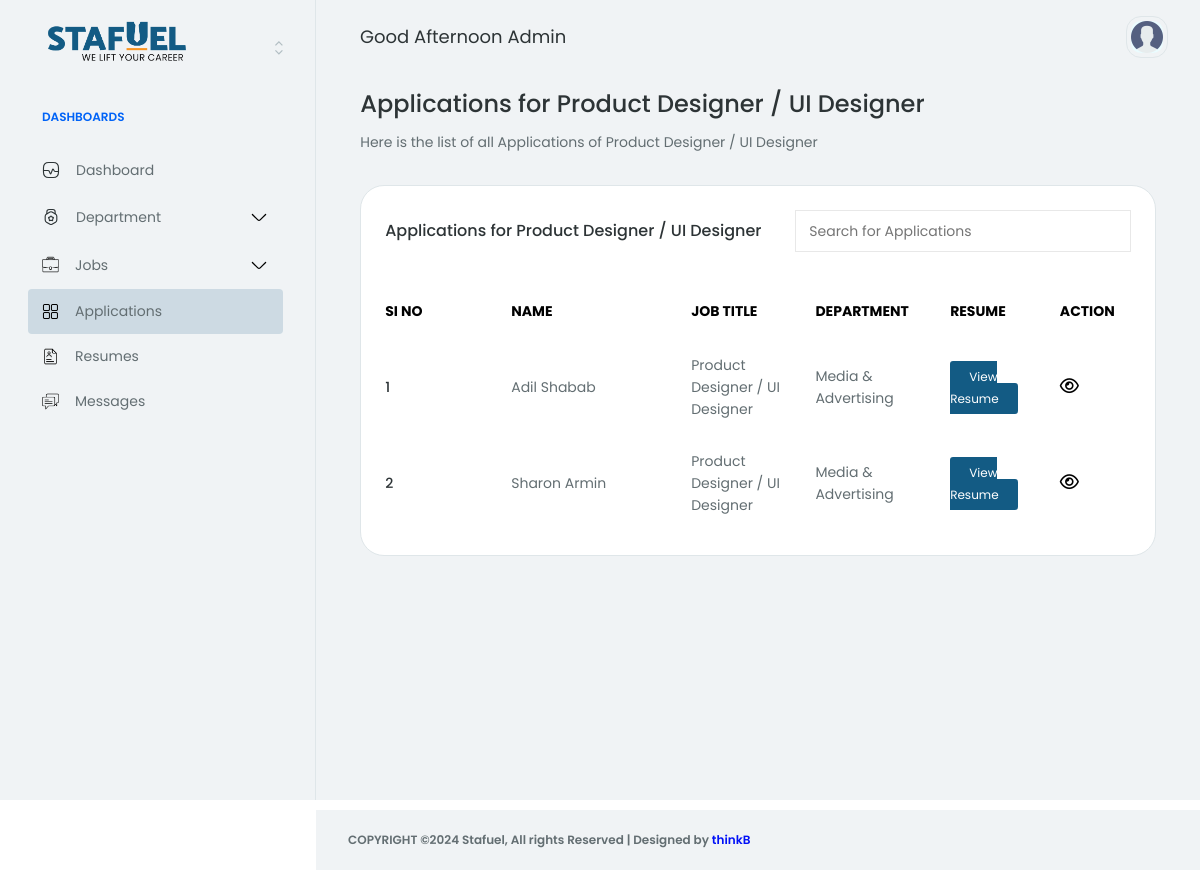
The page /account/acccont/application/department/product-designer-ui-designer (signed in) on the database its author committed.
### core/models.py (models this page shows, shortened)
class Job(models.Model):
    JOB_TYPE_CHOICES = [
        ('Full Time', 'Full Time'),
        ('Part Time', 'Part Time'),
        ('Internship', 'Internship'),
        ('Freelance', 'Freelance'),
    ]
    EXPERIENCE_CHOICES = [
        ('0-1', '0-1 years'),
        ('1-2', '1-2 years'),
        ('2-3', '2-3 years'),
        ('3-4', '3-4 years'),
        ('4-5', '4-5 years'),
        ('5+', '5+ years'),
    ]
    STATUS_CHOICES = [
        ('active', 'Active'),
        ('inactive', 'Inactive'),
    ]
    title = models.CharField(max_length=255)
    department = models.ForeignKey(Department, on_delete=models.CASCADE)
    location = models.CharField(max_length=255)
    created_at = models.DateTimeField(auto_now_add=True)
    updated_at = models.DateTimeField(auto_now=True)
    salary = models.CharField(max_length=255)
    job_type = models.CharField(max_length=15, choices=JOB_TYPE_CHOICES, default='full time')
    experience = models.CharField(max_length=3, choices=EXPERIENCE_CHOICES)
    job_description = models.TextField()
    skills_required = RichTextField()
    slug = models.SlugField(unique=True, blank=True)
    status = models.CharField(max_length=15, choices=STATUS_CHOICES, default='active')

class Application(models.Model):
    EXPERIENCE_CHOICES = [
        ('0-1', '0-1 years'),
        ('1-2', '1-2 years'),
        ('2-3', '2-3 years'),
        ('3-4', '3-4 years'),
        ('4-5', '4-5 years'),
        ('5+', '5+ years'),
    ]
    job = models.ForeignKey(Job, on_delete=models.CASCADE)
    created_at = models.DateTimeField(auto_now_add=True)
    name = models.CharField(max_length=255)
    email = models.EmailField()
    mobile_number = models.CharField(max_length=15)
    experience = models.CharField(max_length=3, choices=EXPERIENCE_CHOICES)
    skills = RichTextField()
    resume = models.FileField(upload_to='resumes/', validators=[validate_pdf])
    slug = models.SlugField(unique=True, blank=True)
    department = models.ForeignKey(Department, on_delete=models.CASCADE)

class Department(models.Model):
    STATUS_CHOICES = [
        ('active', 'Active'),
        ('inactive', 'Inactive'),
    ]
    name = models.CharField(max_length=100)
    icon = models.CharField(max_length=60)
    created_at = models.DateTimeField(auto_now_add=True)
    openings = models.IntegerField()
    slug = models.SlugField(unique=True, blank=True)
    status = models.CharField(max_length=8, choices=STATUS_CHOICES, default='active')

### core/views.py (the view)
# urls.py: path('acccont/application/department/<slug:slug>', view_application_job, name='view_application_job'),
@login_required(login_url='login')
def view_application_job(request, slug):
    job = Job.objects.get(slug=slug)
    applications = Application.objects.filter(job=job)
    return render(request, 'backend/application-job.html', {'applications': applications, 'job': job})

### templates/backend/application-job.html (shortened to what this page needs)
{% extends 'backend/base.html' %}
{% load static %}
{% block content %}
<div class="row mb-32 gy-32">
    <div class="col-12">
        <div class="row align-items-center justify-content-between g-24">
            <div class="col-12 col-md-12">
                <h3>Applications for {{job.title}}</h3>
                <p class="hp-p1-body mb-0">Here is the list of all Applications of {{job.title}}</p>
            </div>
        </div>
    </div>
    <div class="col-12">
        <div class="row g-32">
            <div class="col-12 col-lg-12">
                <div class="row g-32">
                    <div class="col-12">
                        <div class="card hp-project-ecommerce-table-card">
                            <div class="card-body">
                                <div class="row">
                                    <div class="col-12">
                                        <div class="d-flex align-items-center justify-content-between mb-32">
                                            <h5 class="mb-0">Applications for {{job.title}}</h5>
                                            <input class="search__input" type="text" placeholder="Search for Applications">
                                        </div>
                                        <div class="table-responsive">
                                            <table class="table align-middle mb-0">
                                                <thead>
                                                    <tr>
                                                        <th style="min-width: 110px;">
                                                            <span class="hp-badge-size d-block pb-16 fw-normal text-black fw-bold hp-text-color-dark-50 text-uppercase">SI NO</span>
                                                        </th>
                                                        <th style="min-width: 180px;">
                                                            <span class="hp-badge-size d-block pb-16 fw-normal text-black fw-bold hp-text-color-dark-50 text-uppercase">Name</span>
                                                        </th>
                                                        <th>
                                                            <span class="hp-badge-size d-block pb-16 fw-normal text-black fw-bold hp-text-color-dark-50 text-uppercase">Job Title</span>
                                                        </th>
                                                        <th>
                                                            <span class="hp-badge-size d-block pb-16 fw-normal text-black fw-bold hp-text-color-dark-50 text-uppercase">Department</span>
                                                        </th>
                                                        <th class="">
                                                            <span class="hp-badge-size d-block pb-16 fw-normal text-black fw-bold hp-text-color-dark-50 text-uppercase">Resume</span>
                                                        </th>
                                                        <th class="">
                                                            <span class="hp-badge-size d-block pb-16 fw-normal text-black fw-bold hp-text-color-dark-50 text-uppercase">Action</span>
                                                        </th>
                                                    </tr>
                                                </thead>
                                                <tbody>
                                                    {% for application in applications %}
                                                        <tr>
                                                            <td class="ps-0">
                                                                <span class="mb-0 fw-medium text-black-100 hp-text-color-dark-0">{{ forloop.counter }}</span>
                                                            </td>
                                                            <td>
                                                                <span class="mb-0 text-black-80 hp-text-color-dark-30">{{ application.name }}</span>
                                                            </td>
                                                            <td>
                                                                <span class="mb-0 text-black-80 hp-text-color-dark-30">{{ application.job.title }}</span>
                                                            </td>
                                                            <td>
                                                                <span class="mb-0 text-black-80 hp-text-color-dark-30">{{ application.department.name }}</span>
                                                            </td>
                                                            <td>
                                                                <a href="{{ application.resume.url }}" target="_blank">
                                                                    <span class="btn_view mb-0 hp-text-color-dark-30">View Resume</span>
                                                                </a>
                                                            </td>
                                                            <td>
                                                                <div class="d_flex_icons">
                                                                    <a href="{% url 'view_application' application.slug %}">
                                                                        <span class="fa-regular fa-eye"></span>
                                                                    </a>
                                                                </div>
                                                            </td>
                                                        </tr>
                                                    {% endfor %}
                                                </tbody>
                                            </table>
                                        </div>
                                    </div>
                                </div>
                            </div>
                        </div>
                    </div>
                </div>
            </div>
        </div>
    </div>
</div>
{% endblock %}

### static/app-assets/css/base/typography.css (style rules this page uses)
h1, h2, h3, h4, h5, h6, .h1, .h2, .h3, .h4, .h5, .h6 { color: #2d3436; font-weight: 500; }
h3 { font-size: 24px; line-height: 28px; }
h5 { font-size: 16px; line-height: 24px; }
.hp-p1-body { font-size: 14px; line-height: 21px; color: #636e72; font-weight: 400; }

### static/app-assets/css/base/base.css (style rules this page uses)
body { color: #2d3436; font-size: 14px; font-family: "Poppins", sans-serif; line-height: 1.5715; overflow-x: hidden; }
a { -webkit-transition: 0.3s; transition: 0.3s; }
.hp-project-ecommerce-table-card .table thead > tr > th { background: none !important; border-bottom: none; }
.hp-project-ecommerce-table-card .table thead > tr > th:before { visibility: hidden; }
.hp-project-ecommerce-table-card .table thead > tr > th:first-child { padding-left: 0; }
.hp-project-ecommerce-table-card .table tbody > tr > td { border-bottom: none; padding-top: 15px; padding-bottom: 15px; }
.hp-project-ecommerce-table-card .table tbody > tr > td:first-child { padding-left: 0; }
.hp-project-ecommerce-table-card .table tbody > tr:first-child > td { padding-top: 0px; }
.hp-project-ecommerce-table-card .table tbody > tr:last-child > td { border: none; }

### static/app-assets/css/components.css (style rules this page uses)
table td, table th { font-weight: 500; }
.table > :not(:first-child) { border-top-width: 0; }
.table thead th { font-weight: 500; background: #f7fafc; }
.table thead th:first-child { border-top-left-radius: 7px; }
.table thead th:last-child { border-top-right-radius: 7px; }
.table td { font-weight: 400; }

### static/assets/css/style.css (style rules this page uses)
.d_flex_icons { display: flex; gap: 15px; }
.d_flex_icons a span { color: black; font-size: 17px; }
:root { --ri5-color-primary-hsl: 242, 69%, 52%; --ri5-color-bg-hsl: 0, 0%, 100%; --ri5-color-contrast-high-hsl: 230, 7%, 23%; --ri5-color-contrast-higher-hsl: 230, 13%, 9%; --ri5-color-bg-darker-hsl: 240, 4%, 90%; --ri5-color-white-hsl: 0, 0%, 100%; --ri5-text-sm: 0.833rem; --radio-switch-width: 186px; --radio-switch-height: 46px; --radio-switch-padding: 1px; --radio-switch-radius: 100vw; --radio-switch-animation-duration: 0.3s; }
.btn_view { background: #135b84; padding: 7px 19px; color: white; font-size: 12px; border-radius: 3px; }
.search__input { width: 45%; transition: 0.8s ease-in; padding: 9px 13px; border: 0.5px solid #e8e8e8; outline: none; }

### rows shown on the page
Job: title "Product Designer / UI Designer"
Application: name "Adil Shabab", job "Product Designer / UI Designer", department.name "Media & Advertising"
Application: name "Sharon Armin", job "Product Designer / UI Designer", department.name "Media & Advertising"
